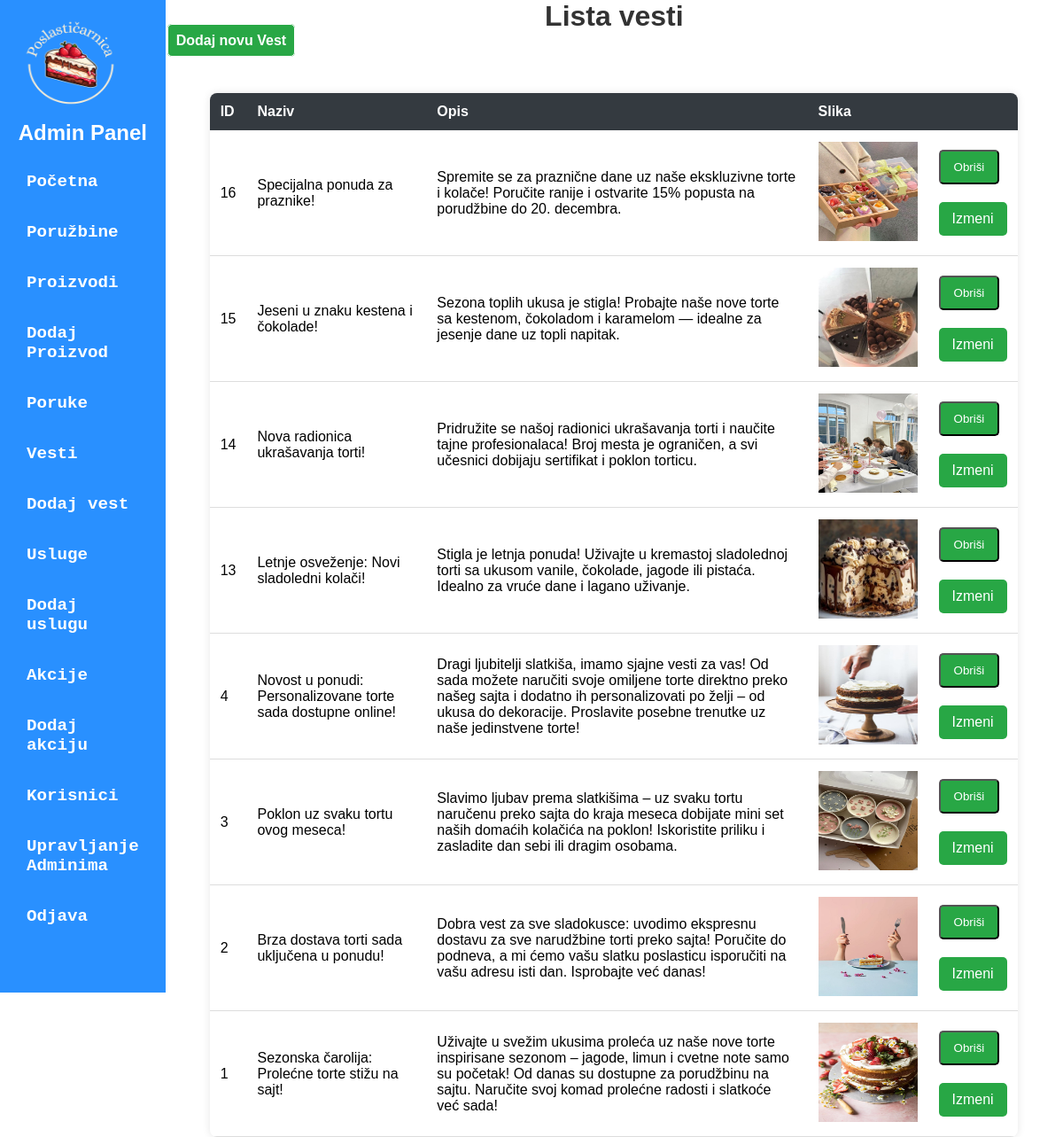
The page /admin/admin-dashboard.php?page=vesti on the database its author committed.
### tables this page shows
CREATE TABLE IF NOT EXISTS `vesti` (
  `id` int(10) unsigned NOT NULL AUTO_INCREMENT,
  `naziv` varchar(128) NOT NULL,
  `opis` varchar(255) NOT NULL,
  `slika` varchar(255) NOT NULL,
  PRIMARY KEY (`id`) USING BTREE
);

### admin/model/VestModel.php (called while the page is built)
<?php
$query = "SELECT * FROM vesti ORDER BY id DESC";
$query_run = mysqli_query($con, $query);
if ($query_run && mysqli_num_rows($query_run) > 0) {
    $vesti = mysqli_fetch_all($query_run, MYSQLI_ASSOC);
} else {
    die("Greška: Nema poruka.");
}
?>

### admin/view/vesti.php (the view, shortened to what this page needs)
<!DOCTYPE html>
<html lang="sr">
<head>
    <link rel="stylesheet" href="./public/table-style.css">
    <link rel="stylesheet" href="./public/pop-up.css">
</head>
<body>
    <h1>Lista vesti</h1>
    <a id="dodajVest" href="admin-dashboard.php?page=dodajVest">Dodaj novu Vest</a>
    <table >
        <tr>
            <th>ID</th>
            <th>Naziv</th>
            <th>Opis</th>
            <th>Slika</th>
            <th></th>
        </tr>
        <?php foreach ($vesti as $vest): ?>
        <tr>
            <td><?= ($vest['id']) ?></td>
            <td><?= ($vest['naziv']) ?></td>
            <td><?= ($vest['opis']) ?></td>
            <td><img src="/Poslasticarnica/<?=$vest['slika'] ?>" alt="proizvod"></td>
            <td>
                <form method="POST" action="./model/delete-vest.php" id="deleteForm<?=$vest['id']?>">
                    <button type="button" onclick="deletePop(<?=$vest['id']?> )" id="dugme">Obriši</button>
                </form>
                <a id="dugme" href="/Poslasticarnica/admin/view/editVest.php?id=<?= $vest['id'] ?>">Izmeni</a>
            </td>
        </tr>
        <?php endforeach; ?>
    </table>
</body>
</html>

### admin/view/admin-nav.php (shortened to what this page needs)
<!DOCTYPE html>
<html lang="sr">
<head>
    <link rel="stylesheet" href="./public/admin-nav.css">
    <link rel="stylesheet" href="./public/message-session.css">
</head>
<body id="body-nav">
    <div class="admin-container">
        <aside class="sidebar">
            <a href="../pocetna"><img style="width: 120px;" src='./public/slike/Poslastičarnica_logo.png'></a>
            <h2 id="admin-title">Admin Panel</h2>
            <ul>
            <li><a href="admin-dashboard.php?page=pocetna">Početna</a></li>
               <li><a href="admin-dashboard.php?page=poružbina">Poružbine</a></li>
                <li><a href="admin-dashboard.php?page=proizvodi">Proizvodi</a></li>
                <li><a href="admin-dashboard.php?page=dodajProizvod">Dodaj Proizvod</a></li>
                <li><a href="admin-dashboard.php?page=poruke">Poruke</a></li>
                <li><a href="admin-dashboard.php?page=vesti">Vesti</a></li>
                <li><a href="admin-dashboard.php?page=dodajVest">Dodaj vest</a></li>
                <li><a href="admin-dashboard.php?page=usluge">Usluge</a></li>
                <li><a href="admin-dashboard.php?page=dodajUslugu">Dodaj uslugu</a></li>
                <li><a href="admin-dashboard.php?page=akcije">Akcije</a></li>
                <li><a href="admin-dashboard.php?page=dodajAkciju">Dodaj akciju</a></li>
                <li><a href="admin-dashboard.php?page=korisnici">Korisnici</a></li>
                <li><a href="admin-dashboard.php?page=upravljajAdminima">Upravljanje Adminima</a></li>
                <li><a href="admin-dashboard.php?page=odjava">Odjava</a></li>
            </ul>
        </aside>
        <main class="main-content">

### admin/admin-dashboard.php (shortened to what this page needs)
<?php
include("view/admin-nav.php");
include_once 'model/PorukaModel.php';
include_once 'model/VestModel.php';
$page = isset($_GET['page']) ? $_GET['page'] : 'pocetna';
switch ($page) {
    case 'vesti':
            include './view/vesti.php';
            break;
}
?>

### admin/public/admin-nav.css (style rules this page uses)
* { margin: 0; padding: 0; box-sizing: border-box; font-family: Arial, sans-serif; }
.admin-container { height: 70em; display: flex; }
.sidebar { width: 250px; background: #2990ff; color: white; padding: 20px; }
.sidebar #admin-title { text-align: center; margin-bottom: 20px; color: white; }
.sidebar ul { list-style: none; }
.sidebar ul li { margin: 15px 0; }
.sidebar ul li a { color: white; text-decoration: none; display: block; padding: 10px; transition: 0.3s; font-family: 'Courier New', Courier, monospace; font-weight: bold; font-size: larger; }

### admin/public/table-style.css (style rules this page uses)
img { width: 7em; height: 7em; }
h1 { text-align: center; color: #333; }
#dodajProizvod, #dodajVest { border: 1px solid; text-decoration: none; border-radius: 5px; margin: 2px; padding: 9px; background-color: #28a745; color: white; font-weight: bold; }
#dugme { display: inline-block; margin: 10px auto; padding: 10px 15px; text-decoration: none; color: white; background-color: #28a745; border-radius: 5px; text-align: center; }
table { width: 90%; margin: 50px; border-collapse: collapse; background-color: white; box-shadow: 0px 0px 10px rgba(0, 0, 0, 0.1); border-radius: 8px; overflow: hidden; }
th { background-color: #343a40; color: white; padding: 12px; text-align: left; }
td { padding: 12px; border-bottom: 1px solid #ddd; }

### rows shown on the page
vesti: id "16", naziv "Specijalna ponuda za praznike!", opis "Spremite se za praznične dane uz naše ekskluzivne torte i kolače! Poručite ranije i ostvarite 15% popusta na porudžbine do 20. decembra.", slika (picture)
vesti: id "15", naziv "Jeseni u znaku kestena i čokolade!", opis "Sezona toplih ukusa je stigla! Probajte naše nove torte sa kestenom, čokoladom i karamelom — idealne za jesenje dane uz topli napitak.", slika (picture)
vesti: id "14", naziv "Nova radionica ukrašavanja torti!", opis "Pridružite se našoj radionici ukrašavanja torti i naučite tajne profesionalaca! Broj mesta je ograničen, a svi učesnici dobijaju sertifikat i poklon torticu.", slika (picture)
vesti: id "13", naziv "Letnje osveženje: Novi sladoledni kolači!", opis "Stigla je letnja ponuda! Uživajte u kremastoj sladolednoj torti sa ukusom vanile, čokolade, jagode ili pistaća. Idealno za vruće dane i lagano uživanje.", slika (picture)
vesti: id "4", naziv "Novost u ponudi: Personalizovane torte sada dostupne online!", opis "Dragi ljubitelji slatkiša, imamo sjajne vesti za vas! Od sada možete naručiti svoje omiljene torte direktno preko našeg sajta i dodatno ih personalizovati po želji – od ukusa do dekoracije. Proslavite posebne trenutke uz naše jedinstvene torte!", slika (picture)
vesti: id "3", naziv "Poklon uz svaku tortu ovog meseca!", opis "Slavimo ljubav prema slatkišima – uz svaku tortu naručenu preko sajta do kraja meseca dobijate mini set naših domaćih kolačića na poklon! Iskoristite priliku i zasladite dan sebi ili dragim osobama.", slika (picture)
vesti: id "2", naziv "Brza dostava torti sada uključena u ponudu!", opis "Dobra vest za sve sladokusce: uvodimo ekspresnu dostavu za sve narudžbine torti preko sajta! Poručite do podneva, a mi ćemo vašu slatku poslasticu isporučiti na vašu adresu isti dan. Isprobajte već danas!", slika (picture)
vesti: id "1", naziv "Sezonska čarolija: Prolećne torte stižu na sajt!", opis "Uživajte u svežim ukusima proleća uz naše nove torte inspirisane sezonom – jagode, limun i cvetne note samo su početak! Od danas su dostupne za porudžbinu na sajtu. Naručite svoj komad prolećne radosti i slatkoće već sada!", slika (picture)
